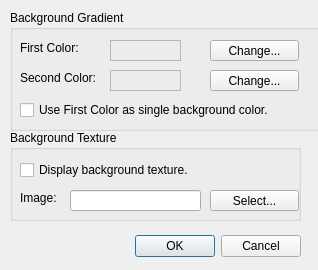
<?xml version="1.0" encoding="UTF-8"?>
<ui version="4.0">
 <class>BackgroundDialogUI</class>
 <widget class="QDialog" name="BackgroundDialogUI">
  <property name="geometry">
   <rect>
    <x>0</x>
    <y>0</y>
    <width>318</width>
    <height>270</height>
   </rect>
  </property>
  <property name="windowTitle">
   <string>Dialog</string>
  </property>
  <widget class="QDialogButtonBox" name="buttonBox">
   <property name="geometry">
    <rect>
     <x>50</x>
     <y>230</y>
     <width>251</width>
     <height>32</height>
    </rect>
   </property>
   <property name="orientation">
    <enum>Qt::Horizontal</enum>
   </property>
   <property name="standardButtons">
    <set>QDialogButtonBox::Cancel|QDialogButtonBox::Ok</set>
   </property>
  </widget>
  <widget class="QGroupBox" name="groupBoxGradient">
   <property name="geometry">
    <rect>
     <x>10</x>
     <y>10</y>
     <width>371</width>
     <height>121</height>
    </rect>
   </property>
   <property name="title">
    <string>Background Gradient</string>
   </property>
   <widget class="QLabel" name="label">
    <property name="geometry">
     <rect>
      <x>10</x>
      <y>30</y>
      <width>71</width>
      <height>16</height>
     </rect>
    </property>
    <property name="text">
     <string>First Color:</string>
    </property>
   </widget>
   <widget class="QFrame" name="colorFrame1">
    <property name="geometry">
     <rect>
      <x>100</x>
      <y>30</y>
      <width>71</width>
      <height>21</height>
     </rect>
    </property>
    <property name="frameShape">
     <enum>QFrame::StyledPanel</enum>
    </property>
    <property name="frameShadow">
     <enum>QFrame::Raised</enum>
    </property>
   </widget>
   <widget class="QLabel" name="label_2">
    <property name="geometry">
     <rect>
      <x>10</x>
      <y>60</y>
      <width>81</width>
      <height>16</height>
     </rect>
    </property>
    <property name="text">
     <string>Second Color:</string>
    </property>
   </widget>
   <widget class="QCheckBox" name="checkBoxUniformRendering">
    <property name="geometry">
     <rect>
      <x>10</x>
      <y>90</y>
      <width>291</width>
      <height>20</height>
     </rect>
    </property>
    <property name="text">
     <string>Use First Color as single background color.</string>
    </property>
   </widget>
   <widget class="QPushButton" name="buttonChange1">
    <property name="geometry">
     <rect>
      <x>200</x>
      <y>30</y>
      <width>89</width>
      <height>21</height>
     </rect>
    </property>
    <property name="text">
     <string>Change...</string>
    </property>
   </widget>
   <widget class="QFrame" name="colorFrame2">
    <property name="geometry">
     <rect>
      <x>100</x>
      <y>60</y>
      <width>71</width>
      <height>21</height>
     </rect>
    </property>
    <property name="frameShape">
     <enum>QFrame::StyledPanel</enum>
    </property>
    <property name="frameShadow">
     <enum>QFrame::Raised</enum>
    </property>
   </widget>
   <widget class="QPushButton" name="buttonChange2">
    <property name="geometry">
     <rect>
      <x>200</x>
      <y>60</y>
      <width>89</width>
      <height>21</height>
     </rect>
    </property>
    <property name="text">
     <string>Change...</string>
    </property>
   </widget>
  </widget>
  <widget class="QGroupBox" name="groupBoxTexture">
   <property name="geometry">
    <rect>
     <x>10</x>
     <y>130</y>
     <width>291</width>
     <height>91</height>
    </rect>
   </property>
   <property name="title">
    <string>Background Texture</string>
   </property>
   <widget class="QCheckBox" name="checkBoxDisplayTexture">
    <property name="geometry">
     <rect>
      <x>10</x>
      <y>30</y>
      <width>271</width>
      <height>20</height>
     </rect>
    </property>
    <property name="text">
     <string>Display background texture.</string>
    </property>
   </widget>
   <widget class="QLineEdit" name="lineEditTextureFile">
    <property name="geometry">
     <rect>
      <x>60</x>
      <y>60</y>
      <width>131</width>
      <height>21</height>
     </rect>
    </property>
    <property name="text">
     <string/>
    </property>
   </widget>
   <widget class="QLabel" name="label_3">
    <property name="geometry">
     <rect>
      <x>10</x>
      <y>60</y>
      <width>58</width>
      <height>15</height>
     </rect>
    </property>
    <property name="text">
     <string>Image:</string>
    </property>
   </widget>
   <widget class="QPushButton" name="buttonSelectTexture">
    <property name="geometry">
     <rect>
      <x>200</x>
      <y>60</y>
      <width>89</width>
      <height>21</height>
     </rect>
    </property>
    <property name="text">
     <string>Select...</string>
    </property>
   </widget>
  </widget>
 </widget>
 <resources/>
 <connections>
  <connection>
   <sender>buttonBox</sender>
   <signal>accepted()</signal>
   <receiver>BackgroundDialogUI</receiver>
   <slot>accept()</slot>
   <hints>
    <hint type="sourcelabel">
     <x>248</x>
     <y>254</y>
    </hint>
    <hint type="destinationlabel">
     <x>157</x>
     <y>274</y>
    </hint>
   </hints>
  </connection>
  <connection>
   <sender>buttonBox</sender>
   <signal>rejected()</signal>
   <receiver>BackgroundDialogUI</receiver>
   <slot>reject()</slot>
   <hints>
    <hint type="sourcelabel">
     <x>316</x>
     <y>260</y>
    </hint>
    <hint type="destinationlabel">
     <x>286</x>
     <y>274</y>
    </hint>
   </hints>
  </connection>
 </connections>
</ui>
